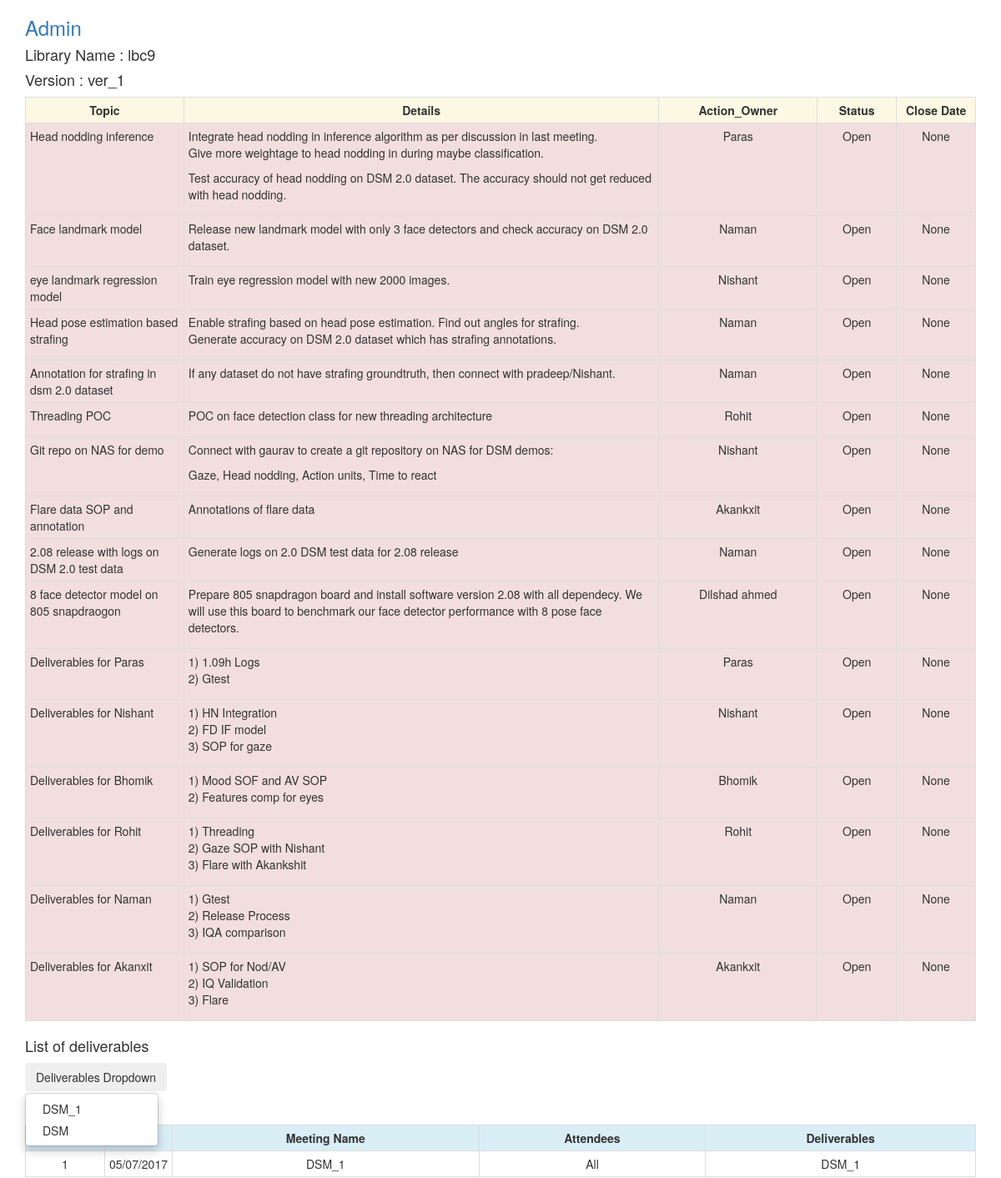
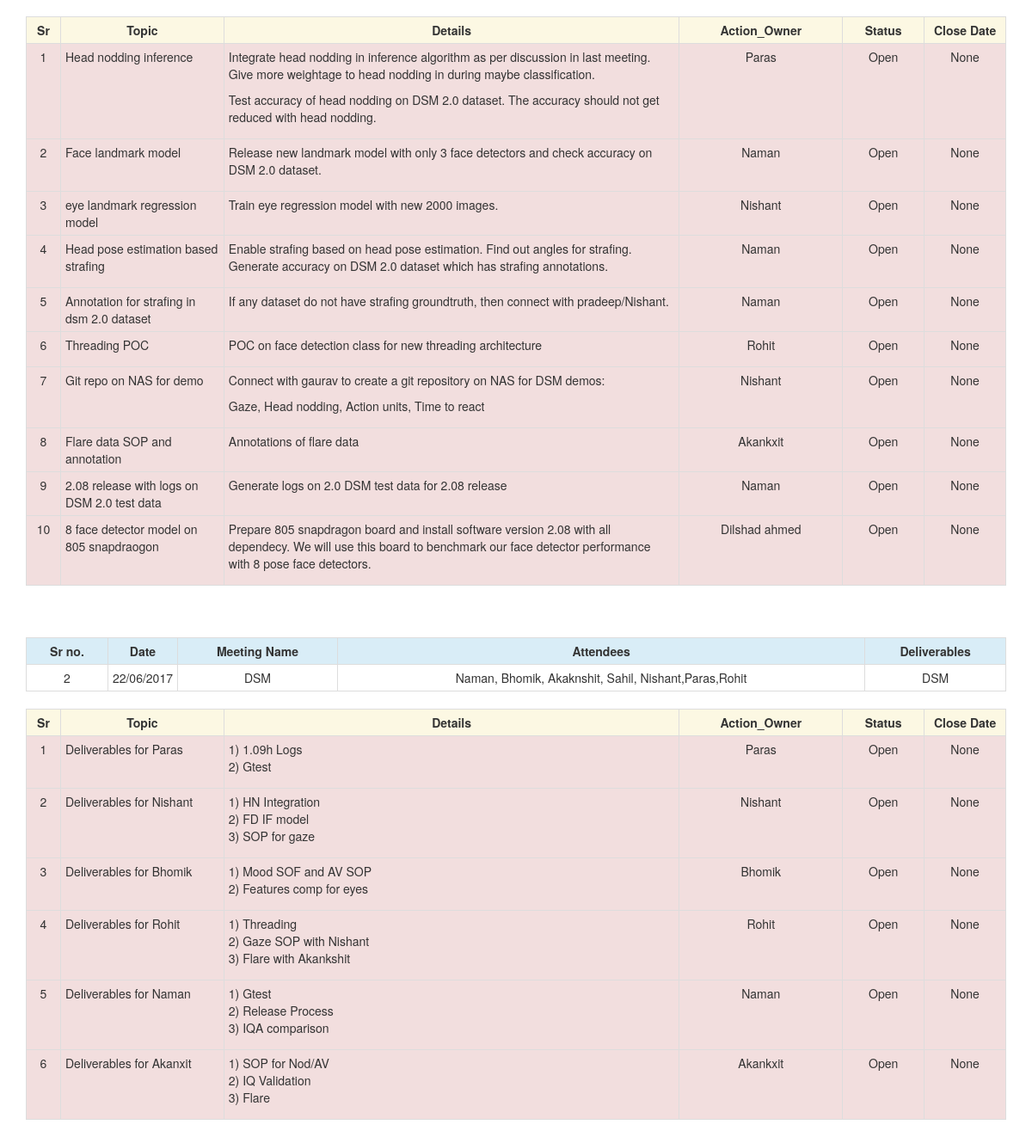
The page / on the database its author committed (2 pictures, top to bottom).
### minutes/models.py (models this page shows, shortened)
class Library(models.Model):
	Library = models.CharField(max_length = 140,default = 'Library')
	def __str__(self):
		return self.Library

class Version(models.Model):
	Version = models.CharField(max_length = 140,blank=True)
	def __str__(self):
		return self.Version

class Action(models.Model):
	Status = models.ForeignKey(Meeting, on_delete=models.CASCADE,default='Open')
	Topic_Status = models.ForeignKey(Status_list, on_delete=models.CASCADE)
	Action_Owner = models.ForeignKey(Owner_list, on_delete=models.CASCADE)
	Topic = models.CharField(max_length = 160,blank=True)
	Details = models.TextField(blank=True)
	close_date = models.DateField(blank=True, null = True)

class Owner_list(models.Model):
	Owner =  models.CharField(max_length = 170,blank=True)
	def __str__(self):
		return self.Owner

class Status_list(models.Model):
	Status =  models.CharField(max_length = 170,blank=True)

class Meeting(models.Model):
	Issue = models.CharField(max_length = 140,blank=True)
	Deliverables = models.CharField(max_length = 140,blank=True)
	date = models.DateField(default=date.today())
	Attendees = models.CharField(max_length = 140,blank=True)

### minutes/views.py (the view)
# urls.py: url(r'^$', views.index, name='index'),
def index(request):
	length_version = len(Version.objects.all())
	length_library = len(Library.objects.all())
	if length_version==0 and length_library==0:
		return render(request, 'minutes/lite_1.html')
	Version_list = get_object_or_404(Version,id = 1)
	Meeting_list = Meeting.objects.all().order_by('-date')
	if len(Meeting_list) == 0:
		return render(request, 'minutes/lite_1.html')
	Library_list = get_object_or_404(Library,id = 1)
	context = {'Version_list': Version_list,
				'Meeting_list' : Meeting_list,
				'Library_list' : Library_list}
	form_html = render_to_string('minutes/details_1.html', context)
	f = open('minutes/'+str(Version_list)+'.html','w')
	f.write(str(form_html))
	return render(request, 'minutes/details_1.html', context)

### minutes/templates/minutes/details_1.html (shortened to what this page needs)
{% extends "minutes/lite_1.html" %}
{% block content %}
{% if Version_list %}
	<h4>{% if Library_list %}Library Name : {{Library_list}}{% endif %}</h4>
	<h4>Version : {{Version_list}}</h4>
<table class="table table-striped table-condensed table-bordered table-hover">
	<tr class="warning" >
		<th class = "align">Topic</th>
		<th class = "align">Details</th>
	    <th class = "align">Action_Owner</th>
	    <th class = "align">Status</th>
	    <th class = "align">Close Date</th>
	</tr>
	{% for meeting in Meeting_list %}
		{% for action in meeting.action_set.all %}
			{% if action.Topic_Status.Status == 'Open' or action.Topic_Status.Status == 'open'%}
	    		<tr class="danger">
	    			<td class="col-md-2">{{action.Topic}}</td>
	    			<td>{{action.Details|linebreaks }}</td>
	    			<td class="col-md-2 align">{{action.Action_Owner}}</td>
	    			<td class="col-md-1 align">{{action.Topic_Status.Status}}</td>
	    			<td class="col-md-1	 align">{{action.close_date}}</td>
	    		</tr>
	    	{% endif %}
		{% endfor %}
	{% endfor %}
</table>
<h4>List of deliverables</h4>
<div class="dropdown open">
	<button class="btn btn-secondary dropdown-toggle" type="button" id="dropdownMenuButton" data-toggle="dropdown" aria-haspopup="true" aria-expanded="false">Deliverables Dropdown</button>
	<div class="dropdown-menu" aria-labelledby="dropdownMenuButton">
		{% for meeting in Meeting_list %}
			<li><a class="dropdown-item" href="/{{meeting.id}}/">{{meeting.Deliverables}}</a></li>
		{% endfor %}
	</div>
</div>
<br>
<br>
{% for meeting in Meeting_list %}
	<table class="table table-condensed table-bordered table-hover">
		<tr class="info" style = "white-space: 0">
			<th class = "align col-md-1">Sr no.</th>
			<th class = "align">Date</th>
			<th class = "align">Meeting Name</th>
		    <th class = "align">Attendees</th>
		    <th class = "align">Deliverables</th>
		</tr>
		<tr>
			<td class = "align" style="width: 40px">{{forloop.counter}}</td>
		    <td style="width: 40px">{{meeting.date|date:"d/m/Y"}}</td>
		    <td style="text-align: center;">{{meeting.Issue}}</td>
		    <td style="text-align: center;">{{meeting.Attendees}}</td>
		    <td style="text-align: center;">{{meeting.Deliverables}}</td>
		</tr>
		<tr>
			<table class="table table-condensed table-bordered table-hover">
				<tr class="warning" >
				    <th class = "align">Sr</th>
				    <th class = "align">Topic</th>
				    <th class = "align">Details</th>
				    <th class = "align">Action_Owner</th>
				    <th class = "align">Status</th>
				    <th class = "align">Close Date</th>
				</tr>
				{% for action in meeting.action_set.all %}
					{% if action.Topic_Status.Status == 'Open' or action.Topic_Status.Status == 'open'%}
			    		<tr class="danger">
						<td class = "align" style="width: 40px">{{forloop.counter}}</td>
			    			<td class="col-md-2">{{action.Topic}}</td>
			    			<td>{{action.Details|linebreaks }}</td>
			    			<td class="col-md-2 align">{{action.Action_Owner}}</td>
			    			<td class="col-md-1 align">{{action.Topic_Status.Status}}</td>
			    			<td class="col-md-1	 align">{{action.close_date}}</td>
			    		</tr>
			    	{% endif %}
	    		{% endfor %}
			</table>
		</tr>
	</table>
	<br>
	<br>
{% endfor %}
{% else %}
    <p>No meetings available are available.</p>
{% endif %}
{% endblock %}

### minutes/templates/minutes/lite_1.html (shortened to what this page needs)
<!DOCTYPE html>
<html lang="en">
<head>
  {% load staticfiles %}
  <link rel="stylesheet" href="{% static 'minutes/css/bootstrap.min.css' %}" type = "text/css"/>
  <link rel="stylesheet" href="https://maxcdn.bootstrapcdn.com/bootstrap/3.3.7/css/bootstrap.min.css">
</head>
<body>
<div class="container">
    <h3><p><a href="/admin/" style="text-align: center">Admin</a></p></h3>
    {% block content %}
    {% endblock %}
</div>
</body>
</html>

### minutes/templates/minutes/details_1.html (style rules this page uses)
.align { text-align: center; }

### rows shown on the page
Library: Library "lbc9"
Version: Version "ver_1"
Meeting: Deliverables "DSM_1", date "05/07/2017", Issue "DSM_1", Attendees "All"
Action: Topic "Head nodding inference", Details "Integrate head nodding in inference algorithm as per discussion in last meeting. Give more weightage to head nodding in during maybe classification. Test accuracy of head nodding on DSM 2.0 dataset. The accuracy should not get reduced with head nodding.", Action_Owner "Paras", Topic_Status.Status "Open", close_date "None"
Action: Topic "Face landmark model", Details "Release new landmark model with only 3 face detectors and check accuracy on DSM 2.0 dataset.", Action_Owner "Naman", Topic_Status.Status "Open", close_date "None"
Action: Topic "eye landmark regression model", Details "Train eye regression model with new 2000 images.", Action_Owner "Nishant", Topic_Status.Status "Open", close_date "None"
Action: Topic "Head pose estimation based strafing", Details "Enable strafing based on head pose estimation. Find out angles for strafing. Generate accuracy on DSM 2.0 dataset which has strafing annotations.", Action_Owner "Naman", Topic_Status.Status "Open", close_date "None"
Action: Topic "Annotation for strafing in dsm 2.0 dataset", Details "If any dataset do not have strafing groundtruth, then connect with pradeep/Nishant.", Action_Owner "Naman", Topic_Status.Status "Open", close_date "None"
Action: Topic "Threading POC", Details "POC on face detection class for new threading architecture", Action_Owner "Rohit", Topic_Status.Status "Open", close_date "None"
Action: Topic "Git repo on NAS for demo", Details "Connect with gaurav to create a git repository on NAS for DSM demos: Gaze, Head nodding, Action units, Time to react", Action_Owner "Nishant", Topic_Status.Status "Open", close_date "None"
Action: Topic "Flare data SOP and annotation", Details "Annotations of flare data", Action_Owner "Akankxit", Topic_Status.Status "Open", close_date "None"
Action: Topic "2.08 release with logs on DSM 2.0 test data", Details "Generate logs on 2.0 DSM test data for 2.08 release", Action_Owner "Naman", Topic_Status.Status "Open", close_date "None"
Action: Topic "8 face detector model on 805 snapdraogon", Details "Prepare 805 snapdragon board and install software version 2.08 with all dependecy. We will use this board to benchmark our face detector performance with 8 pose face detectors.", Action_Owner "Dilshad ahmed", Topic_Status.Status "Open", close_date "None"
Meeting: Deliverables "DSM", date "22/06/2017", Issue "DSM", Attendees "Naman, Bhomik, Akaknshit, Sahil, Nishant,Paras,Rohit"
Action: Topic "Deliverables for Paras", Details "1) 1.09h Logs 2) Gtest", Action_Owner "Paras", Topic_Status.Status "Open", close_date "None"
Action: Topic "Deliverables for Nishant", Details "1) HN Integration 2) FD IF model 3) SOP for gaze", Action_Owner "Nishant", Topic_Status.Status "Open", close_date "None"
Action: Topic "Deliverables for Bhomik", Details "1) Mood SOF and AV SOP 2) Features comp for eyes", Action_Owner "Bhomik", Topic_Status.Status "Open", close_date "None"
Action: Topic "Deliverables for Rohit", Details "1) Threading 2) Gaze SOP with Nishant 3) Flare with Akankshit", Action_Owner "Rohit", Topic_Status.Status "Open", close_date "None"
Action: Topic "Deliverables for Naman", Details "1) Gtest 2) Release Process 3) IQA comparison", Action_Owner "Naman", Topic_Status.Status "Open", close_date "None"
Action: Topic "Deliverables for Akanxit", Details "1) SOP for Nod/AV 2) IQ Validation 3) Flare", Action_Owner "Akankxit", Topic_Status.Status "Open", close_date "None"
